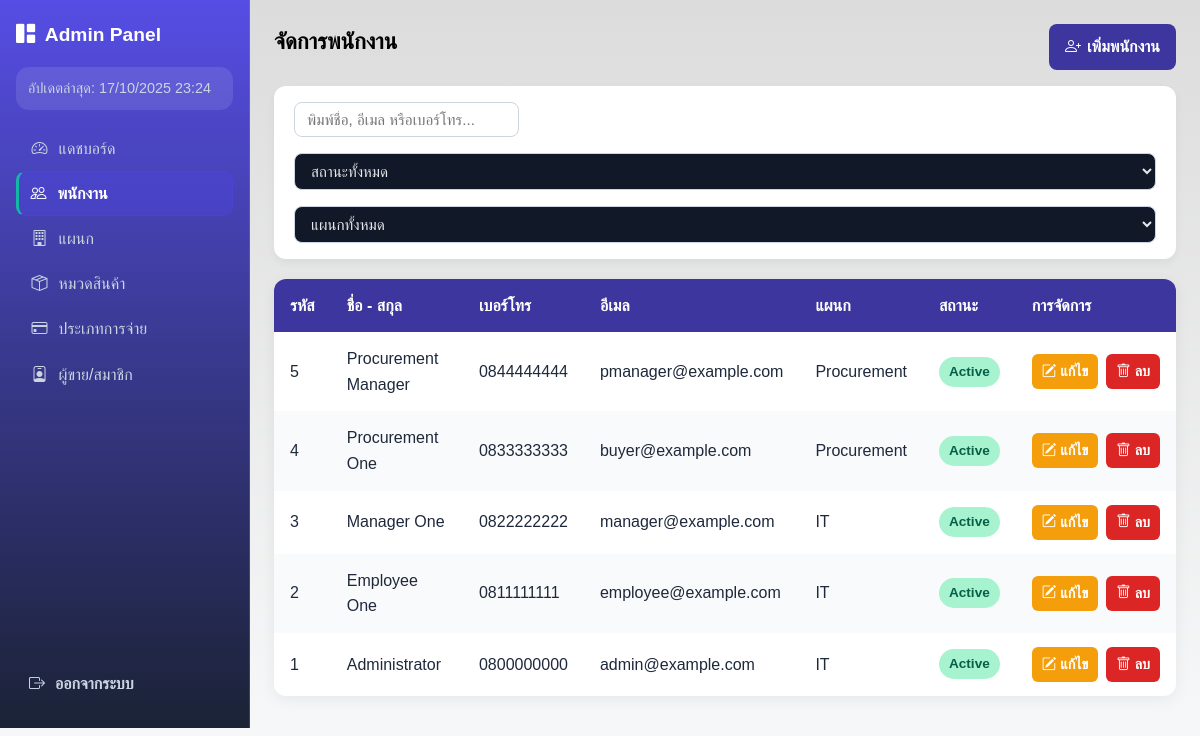
The app's page /admin/employeeManagement.php with its own data.
### tables this page shows
CREATE TABLE `employees` (
  `employee_id` int(11) NOT NULL,
  `full_name` varchar(200) NOT NULL,
  `phone` varchar(50) DEFAULT NULL,
  `email` varchar(190) NOT NULL,
  `status` enum('active','inactive','terminated') NOT NULL DEFAULT 'active',
  `department_id` int(11) NOT NULL,
  `created_at` timestamp NOT NULL DEFAULT current_timestamp(),
  `updated_at` timestamp NULL DEFAULT NULL ON UPDATE current_timestamp()
);

CREATE TABLE `departments` (
  `department_id` int(11) NOT NULL,
  `name` varchar(150) NOT NULL,
  `head_employee_id` int(11) DEFAULT NULL
);

### admin/employeeManagement.php (the view, shortened to what this page needs)
<?php
$active_menu = "employees";
require __DIR__ . '/partials/admin_header.php';
$sql = "SELECT e.employee_id, e.full_name, e.email, e.phone, e.status, d.name AS department
        FROM employees e
        JOIN departments d ON e.department_id = d.department_id
        ORDER BY e.employee_id DESC";
$result = $conn->query($sql);
?>
<div class="page-container">
  <div class="page-header">
    <h2>จัดการพนักงาน</h2>
    <a href="employee_add.php" class="btn-add">
      <i class="bi bi-person-plus"></i> เพิ่มพนักงาน
    </a>
  </div>
  <div class="filter-box">
    <input type="text" id="searchInput" placeholder="พิมพ์ชื่อ, อีเมล หรือเบอร์โทร..." oninput="filterEmployees()">
    <select id="statusFilter" onchange="filterEmployees()">
      <option value="">สถานะทั้งหมด</option>
    </select>
    <select id="deptFilter" onchange="filterEmployees()">
      <option value="">แผนกทั้งหมด</option>
    </select>
  </div>
  <div class="card-table">
    <table id="employeeTable">
      <thead>
        <tr>
          <th>รหัส</th>
          <th>ชื่อ - สกุล</th>
          <th>เบอร์โทร</th>
          <th>อีเมล</th>
          <th>แผนก</th>
          <th>สถานะ</th>
          <th>การจัดการ</th>
        </tr>
      </thead>
      <tbody>
        <?php if ($result && $result->num_rows > 0): ?>
          <?php while ($row = $result->fetch_assoc()): ?>
            <tr>
              <td><?= $row['employee_id'] ?></td>
              <td><?= htmlspecialchars($row['full_name']) ?></td>
              <td><?= htmlspecialchars($row['phone']) ?></td>
              <td><?= htmlspecialchars($row['email']) ?></td>
              <td><?= htmlspecialchars($row['department']) ?></td>
              <td><span class="status-badge"><?= ucfirst($row['status']) ?></span></td>
              <td>
                <div class="action-btns">
                  <a href="employee_edit.php?id=<?= $row['employee_id'] ?>" class="btn-edit">
                    <i class="bi bi-pencil-square"></i> แก้ไข
                  </a>
                  <a href="employee_delete.php?id=<?= $row['employee_id'] ?>" class="btn-del" onclick="return confirm('ต้องการลบพนักงานคนนี้หรือไม่?');">
                    <i class="bi bi-trash"></i> ลบ
                  </a>
                </div>
              </td>
            </tr>
          <?php endwhile; ?>
        <?php else: ?>
          <tr><td colspan="7" style="text-align:center; color:#64748b;">ไม่มีข้อมูลพนักงานในระบบ</td></tr>
        <?php endif; ?>
      </tbody>
    </table>
  </div>
</div>
<?php require __DIR__ . '/partials/admin_footer.php'; ?>

### admin/partials/admin_header.php (shortened to what this page needs)
<?php
$active_menu = $active_menu ?? '';
function active($key, $active_menu)
{
  return $key === $active_menu ? 'active' : '';
}
?>
<!DOCTYPE html>
<html lang="th">
<head>
  <link rel="stylesheet" href="../../assets/css/app-theme.css">
  <link href="https://cdn.jsdelivr.net/npm/bootstrap-icons@1.11.3/font/bootstrap-icons.css" rel="stylesheet">
</head>
<body>
  <div class="layout">
    <aside class="sidebar">
      <div>
        <div class="brand"><i class="bi bi-grid-1x2-fill"></i> Admin Panel</div>
        <div class="user">อัปเดตล่าสุด: <?= date('d/m/Y H:i') ?></div>
        <nav class="nav d-flex flex-column gap-1">
          <a href="../admin/dashboard.php" class="<?= active('dashboard', $active_menu) ?>"><i class="bi bi-speedometer2"></i> แดชบอร์ด</a>
          <a href="../admin/employeeManagement.php" class="<?= active('employees', $active_menu) ?>"><i class="bi bi-people"></i> พนักงาน</a>
          <a href="../admin/departmentManagement.php" class="<?= active('departments', $active_menu) ?>"><i class="bi bi-building"></i> แผนก</a>
          <a href="../admin/productCategoryManagement.php" class="<?= active('product_types', $active_menu) ?>"><i class="bi bi-box-seam"></i> หมวดสินค้า</a>
          <a href="../admin/paymentTypeManagement.php" class="<?= active('payment_types', $active_menu) ?>"><i class="bi bi-credit-card"></i> ประเภทการจ่าย</a>
          <a href="../admin/supplierManagement.php" class="<?= active('suppliers', $active_menu) ?>"><i class="bi bi-person-badge"></i> ผู้ขาย/สมาชิก</a>
        </nav>
      </div>
      <div>
        <a href="../logout.php" class="logout"><i class="bi bi-box-arrow-right"></i> ออกจากระบบ</a>
      </div>
    </aside>

### admin/partials/admin_footer.php (shortened to what this page needs)
</div>
</body>
</html>

### assets/css/app-theme.css (style rules this page uses)
:root { --font-sans: "Inter", "Prompt", system-ui, -apple-system, Segoe UI, Roboto, "Helvetica Neue", Arial, "Noto Sans", "Apple Color Emoji", "Segoe UI Emoji", "Segoe UI Symbol"; --radius-sm: .4rem; --radius: .8rem; --radius-lg: 1.2rem; --shadow-1: 0 1px 2px rgba(0,0,0,.06), 0 1px 1px rgba(0,0,0,.04); --shadow-2: 0 6px 16px rgba(0,0,0,.08), 0 2px 6px rgba(0,0,0,.04); --bg: #0f172a; --panel: #0b1220; --muted: #94a3b8; --text: #e5e7eb; --primary: #4f46e5; --primary-700: #4338ca; --accent: #14b8a6; --success: #10b981; --warning: #f59e0b; --danger: #f43f5e; --line: rgba(148,163,184,.25); --surface: #111827; --surface-2: #0b1324; --chip: rgba(79,70,229,.12); }
* { box-sizing:border-box }
html,body { height:100% }
body { margin:0; font-family: var(--font-sans); background: radial-gradient(1200px 600px at 10% -10%, rgba(79,70,229,.15), transparent 60%), radial-gradient(800px 400px at 90% 10%, rgba(20,184,166,.10), transparent 55%), var(--bg); color:var(--text); line-height:1.6; }
a { color:var(--accent); text-decoration:none }
h1,h2,h3 { line-height:1.25; margin:0 0 .6rem }
h2 { font-size:1.4rem }
.input, select, textarea { width:100%; background:var(--surface); border:1px solid var(--line); border-radius:var(--radius); padding:10px 12px; color:var(--text); outline:none; transition:border-color .2s, box-shadow .2s; }
.brand { display:flex; align-items:center; gap:10px; font-weight:800 }
.sidebar { position:sticky; top:72px; align-self:start; height:calc(100dvh - 72px); overflow:auto; border-right:1px solid var(--line); padding:12px; min-width:240px; background:linear-gradient(180deg, rgba(255,255,255,.02), transparent); }
.sidebar a { display:flex; gap:10px; padding:10px 12px; border-radius:.6rem; color:#cbd5e1; border:1px solid transparent }
.sidebar a.active { background:rgba(79,70,229,.20); color:#eef2ff; border-color:rgba(79,70,229,.45) }

### admin/partials/admin_header.php (style rules this page uses)
html, body { margin: 0; height: 100%; background: var(--bg); color: var(--text); font-family: var(--font-sans); }
.layout { display: grid; grid-template-columns: 250px 1fr; height: 100vh; }
.sidebar { background: linear-gradient(180deg, rgba(79, 70, 229, .95), rgba(15, 23, 42, .95)); color: #e2e8f0; display: flex; flex-direction: column; justify-content: space-between; padding: 20px 16px; position: sticky; top: 0; bottom: 0; left: 0; }
.brand { display: flex; align-items: center; gap: .6rem; font-weight: 800; font-size: 1.2rem; color: #fff; margin-bottom: 1rem; }
.user { background: rgba(255, 255, 255, 0.1); border-radius: var(--radius); padding: 10px 12px; font-size: .9rem; margin-bottom: 1rem; color: #cbd5e1; }
.nav a { display: flex; align-items: center; gap: .7rem; padding: .55rem .9rem; border-radius: .6rem; text-decoration: none; font-weight: 500; color: #cbd5e1; transition: all .2s ease; }
.nav a.active { background: rgba(79, 70, 229, .35); color: #fff; border-left: 3px solid var(--accent); padding-left: calc(.9rem - 3px); font-weight: 600; }
.logout { color: #fca5a5; font-weight: 600; text-decoration: none; display: flex; align-items: center; gap: .5rem; }

### records on screen
employees: employee_id "5", full_name "Procurement Manager", phone "0844444444", email "pmanager@example.com", department.name "Procurement", status "Active"
employees: employee_id "4", full_name "Procurement One", phone "0833333333", email "buyer@example.com", department.name "Procurement", status "Active"
employees: employee_id "3", full_name "Manager One", phone "0822222222", email "manager@example.com", department.name "IT", status "Active"
employees: employee_id "2", full_name "Employee One", phone "0811111111", email "employee@example.com", department.name "IT", status "Active"
employees: employee_id "1", full_name "Administrator", phone "0800000000", email "admin@example.com", department.name "IT", status "Active"
